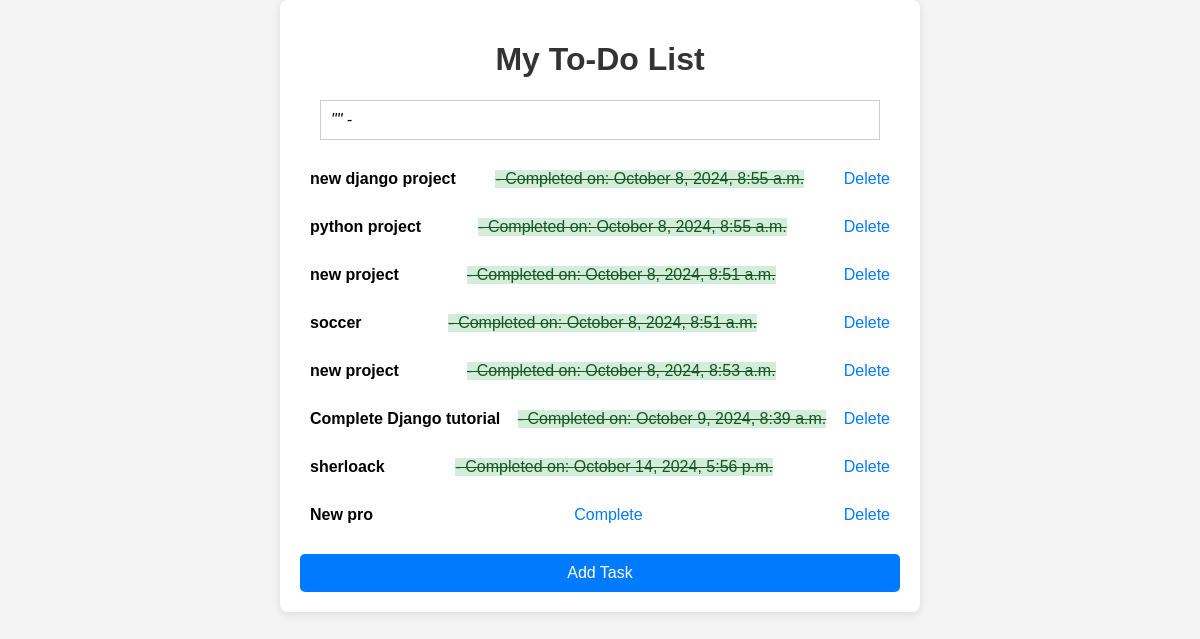
The app's page /, older data.
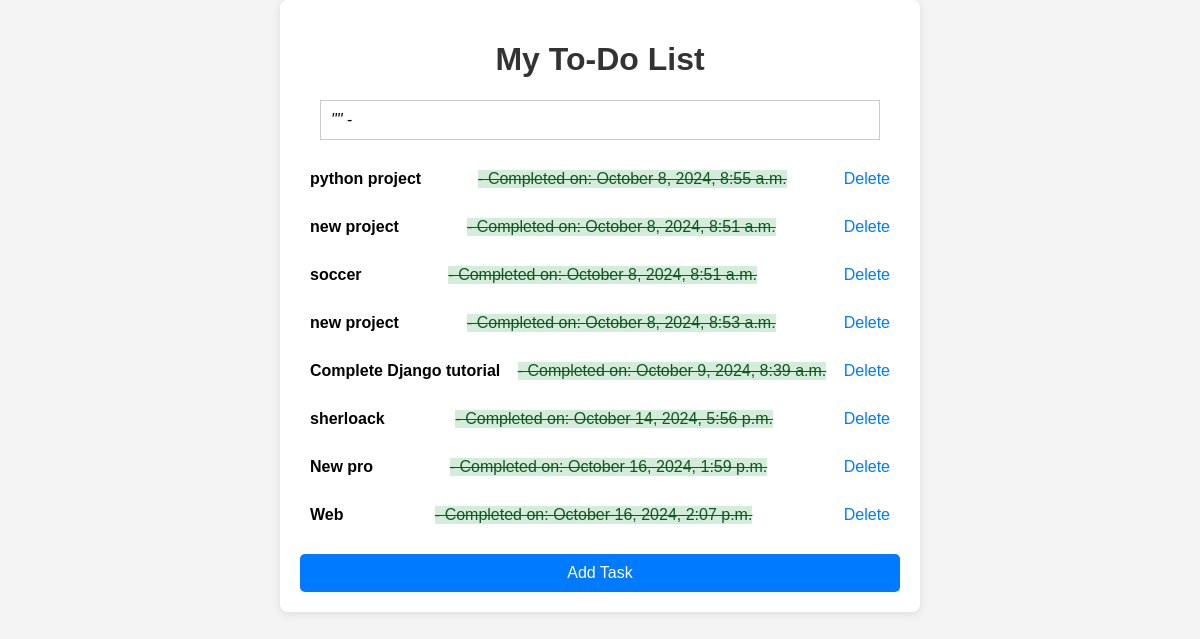
The same page, newer data.
### tasks/models.py (models this page shows, shortened)
class Task(models.Model):
    title = models.CharField(max_length=200)
    description = models.TextField(blank=True)
    completed = models.BooleanField(default=False)
    created_at = models.DateTimeField(auto_now_add=True)
    completed_date = models.DateTimeField(null=True, blank=True)

### tasks/views.py (the view)
# urls.py: path('', views.task_list, name='task_list'),
def task_list(request):
    tasks = Task.objects.all()
    quote = get_motivational_quote()  # Call without 'request'
    return render(request, 'tasks/task_list.html', {'tasks': tasks, 'quote': quote})
    return render(request, 'tasks/task_list.html', {'tasks': tasks, 'quote': quote})

### tasks/views.py (called while the page is built)
def get_motivational_quote():
    url = 'https://zenquotes.io/api/random'
    try:
        response = requests.get(url)
        response.raise_for_status()
        quote_data = response.json()
        quote = quote_data[0]['q']  # Extracting quote text
        author = quote_data[0]['a']  # Extracting author
        return {'quote': quote, 'author': author}  # Return the quote and author as a dictionary
    except requests.exceptions.RequestException:
        return {'error': 'Could not fetch quote'}  # Handle the error

### tasks/templates/tasks/task_list.html (shortened to what this page needs)
{% load static %}
<!DOCTYPE html>
<html lang="en">
<head>
    <link rel="stylesheet" href="{% static 'tasks/styles.css' %}">
</head>
<body>
    <div class="container">
        <h1>My To-Do List</h1>
        {% if quote %}
    <div class="quote" style="font-style: italic; margin: 20px; padding: 10px; border: 1px solid #ccc;">
        "{{ quote.quote }}" - {{ quote.author }}
    </div>
{% elif quote.error %}
    <div style="color: red;">{{ quote.error }}</div>
{% endif %}
        <ul>
            {% for task in tasks %}
                <li>
                    <strong>{{ task.title }}</strong>
                    {% if task.completed %}
                        <span class="completed"> - Completed on: {{ task.completed_date|date:"F j, Y, g:i a" }}</span>
                        <a href="{% url 'delete_task' task.id %}" class="delete">Delete</a>
                    {% else %}
                        <a href="{% url 'complete_task' task.id %}">Complete</a>
                        <a href="{% url 'delete_task' task.id %}" class="delete">Delete</a>
                    {% endif %}
                </li>
            {% endfor %}
        </ul>
        <a href="{% url 'add_task' %}" class="add-task">Add Task</a>
    </div>
</body>
</html>

Row changes from the older to the newer data that the page shows:
removed Task: title "new django project", completed_date "October 8, 2024, 8:55 a.m."
changed Task "New pro": completed_date (not shown) → "October 16, 2024, 1:59 p.m."; completed "Complete" → "- Completed on:"
added Task: title "Web", completed_date "October 16, 2024, 2:07 p.m."
